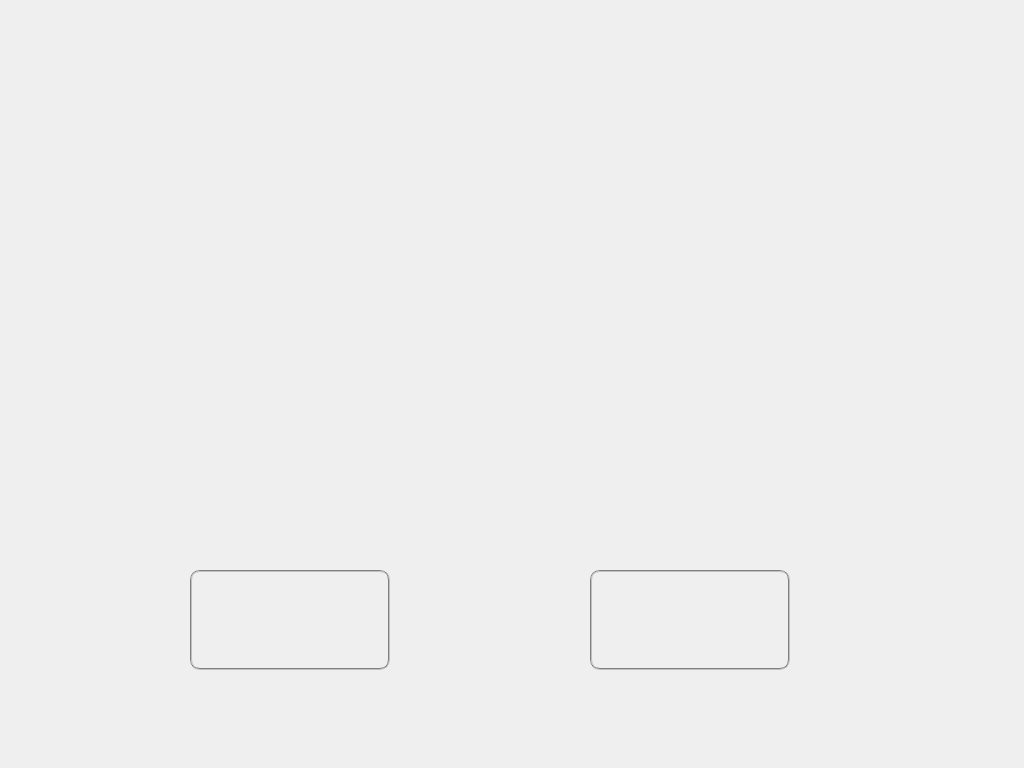
<?xml version="1.0" encoding="UTF-8"?>
<ui version="4.0">
 <class>VehicleInfoDialog</class>
 <widget class="QDialog" name="VehicleInfoDialog">
  <property name="geometry">
   <rect>
    <x>0</x>
    <y>0</y>
    <width>1024</width>
    <height>768</height>
   </rect>
  </property>
  <property name="windowTitle">
   <string>VehicleInfoDialog</string>
  </property>
  <widget class="QPushButton" name="pBtnNext">
   <property name="geometry">
    <rect>
     <x>590</x>
     <y>570</y>
     <width>200</width>
     <height>100</height>
    </rect>
   </property>
   <property name="font">
    <font>
     <pointsize>22</pointsize>
    </font>
   </property>
   <property name="styleSheet">
    <string notr="true">border:2px groove gray;border-radius:10px;padding:2px 4px;</string>
   </property>
   <property name="text">
    <string/>
   </property>
  </widget>
  <widget class="QPushButton" name="pBtnHomepage">
   <property name="geometry">
    <rect>
     <x>190</x>
     <y>570</y>
     <width>200</width>
     <height>100</height>
    </rect>
   </property>
   <property name="font">
    <font>
     <family>Algerian</family>
     <pointsize>22</pointsize>
    </font>
   </property>
   <property name="styleSheet">
    <string notr="true">border:2px groove gray;border-radius:10px;padding:2px 4px;</string>
   </property>
   <property name="text">
    <string/>
   </property>
  </widget>
 </widget>
 <layoutdefault spacing="6" margin="11"/>
 <resources/>
 <connections/>
</ui>
